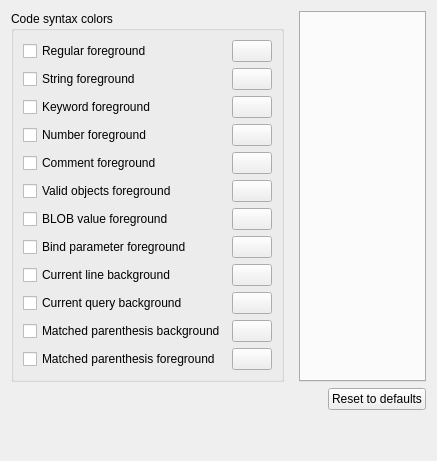
         <widget class="QWidget" name="codeColorsPage">
          <layout class="QGridLayout" name="gridLayout_6">
           <property name="horizontalSpacing">
            <number>15</number>
           </property>
           <item row="0" column="2">
            <widget class="QTabWidget" name="codeColorsPreviewTabWidget"/>
           </item>
           <item row="2" column="0" colspan="3">
            <spacer name="codeColorsSpacer">
             <property name="orientation">
              <enum>Qt::Vertical</enum>
             </property>
             <property name="sizeHint" stdset="0">
              <size>
               <width>20</width>
               <height>40</height>
              </size>
             </property>
            </spacer>
           </item>
           <item row="0" column="0" colspan="2">
            <widget class="QGroupBox" name="commonCodeColorsGroup">
             <property name="sizePolicy">
              <sizepolicy hsizetype="Preferred" vsizetype="Expanding">
               <horstretch>0</horstretch>
               <verstretch>0</verstretch>
              </sizepolicy>
             </property>
             <property name="title">
              <string>Code syntax colors</string>
             </property>
             <layout class="QGridLayout" name="gridLayout_3">
              <item row="3" column="0">
               <widget class="QCheckBox" name="keywordFgCheck">
                <property name="text">
                 <string>Keyword foreground</string>
                </property>
                <property name="cfg" stdset="0">
                 <string notr="true">Colors.SyntaxKeywordFgCustom</string>
                </property>
               </widget>
              </item>
              <item row="0" column="1">
               <widget class="ColorButton" name="regularFgBtn">
                <property name="maximumSize">
                 <size>
                  <width>50</width>
                  <height>16777215</height>
                 </size>
                </property>
                <property name="text">
                 <string notr="true"/>
                </property>
                <property name="cfg" stdset="0">
                 <string notr="true">Colors.SyntaxForeground</string>
                </property>
               </widget>
              </item>
              <item row="11" column="1">
               <widget class="ColorButton" name="blobFgBtn">
                <property name="maximumSize">
                 <size>
                  <width>50</width>
                  <height>16777215</height>
                 </size>
                </property>
                <property name="text">
                 <string notr="true"/>
                </property>
                <property name="cfg" stdset="0">
                 <string notr="true">Colors.SyntaxBlobFg</string>
                </property>
               </widget>
              </item>
              <item row="3" column="1">
               <widget class="ColorButton" name="keywordFgBtn">
                <property name="maximumSize">
                 <size>
                  <width>50</width>
                  <height>16777215</height>
                 </size>
                </property>
                <property name="text">
                 <string notr="true"/>
                </property>
                <property name="cfg" stdset="0">
                 <string notr="true">Colors.SyntaxKeywordFg</string>
                </property>
               </widget>
              </item>
              <item row="9" column="1">
               <widget class="ColorButton" name="validObjectsFgBtn">
                <property name="maximumSize">
                 <size>
                  <width>50</width>
                  <height>16777215</height>
                 </size>
                </property>
                <property name="text">
                 <string notr="true"/>
                </property>
                <property name="cfg" stdset="0">
                 <string notr="true">Colors.SyntaxValidObject</string>
                </property>
               </widget>
              </item>
              <item row="7" column="1">
               <widget class="ColorButton" name="commentFgBtn">
                <property name="maximumSize">
                 <size>
                  <width>50</width>
                  <height>16777215</height>
                 </size>
                </property>
                <property name="text">
                 <string notr="true"/>
                </property>
                <property name="cfg" stdset="0">
                 <string notr="true">Colors.SyntaxCommentFg</string>
                </property>
               </widget>
              </item>
              <item row="0" column="0">
               <widget class="QCheckBox" name="regularFgCheck">
                <property name="text">
                 <string>Regular foreground</string>
                </property>
                <property name="cfg" stdset="0">
                 <string notr="true">Colors.SyntaxForegroundCustom</string>
                </property>
               </widget>
              </item>
              <item row="7" column="0">
               <widget class="QCheckBox" name="commentFgCheck">
                <property name="text">
                 <string>Comment foreground</string>
                </property>
                <property name="cfg" stdset="0">
                 <string notr="true">Colors.SyntaxCommentFgCustom</string>
                </property>
               </widget>
              </item>
              <item row="5" column="1">
               <widget class="ColorButton" name="numberFgBtn">
                <property name="maximumSize">
                 <size>
                  <width>50</width>
                  <height>16777215</height>
                 </size>
                </property>
                <property name="text">
                 <string notr="true"/>
                </property>
                <property name="cfg" stdset="0">
                 <string notr="true">Colors.SyntaxNumberFg</string>
                </property>
               </widget>
              </item>
              <item row="5" column="0">
               <widget class="QCheckBox" name="numberFgCheck">
                <property name="text">
                 <string>Number foreground</string>
                </property>
                <property name="cfg" stdset="0">
                 <string notr="true">Colors.SyntaxNumberFgCustom</string>
                </property>
               </widget>
              </item>
              <item row="19" column="1">
               <widget class="ColorButton" name="matchedParBgBtn">
                <property name="maximumSize">
                 <size>
                  <width>50</width>
                  <height>16777215</height>
                 </size>
                </property>
                <property name="text">
                 <string notr="true"/>
                </property>
                <property name="cfg" stdset="0">
                 <string notr="true">Colors.SyntaxParenthesisBg</string>
                </property>
               </widget>
              </item>
              <item row="9" column="0">
               <widget class="QCheckBox" name="validObjectsFkCheck">
                <property name="text">
                 <string>Valid objects foreground</string>
                </property>
                <property name="cfg" stdset="0">
                 <string notr="true">Colors.SyntaxValidObjectCustom</string>
                </property>
               </widget>
              </item>
              <item row="1" column="1">
               <widget class="ColorButton" name="stringFgBtn">
                <property name="maximumSize">
                 <size>
                  <width>50</width>
                  <height>16777215</height>
                 </size>
                </property>
                <property name="text">
                 <string notr="true"/>
                </property>
                <property name="cfg" stdset="0">
                 <string notr="true">Colors.SyntaxStringFg</string>
                </property>
               </widget>
              </item>
              <item row="17" column="1">
               <widget class="ColorButton" name="currQueryBgBtn">
                <property name="maximumSize">
                 <size>
                  <width>50</width>
                  <height>16777215</height>
                 </size>
                </property>
                <property name="toolTip">
                 <string>&lt;html&gt;&lt;head/&gt;&lt;body&gt;&lt;p&gt;You can disable current query highlighting entirely on the General settings page.&lt;/p&gt;&lt;/body&gt;&lt;/html&gt;</string>
                </property>
                <property name="text">
                 <string notr="true"/>
                </property>
                <property name="cfg" stdset="0">
                 <string notr="true">Colors.SyntaxCurrentQueryBg</string>
                </property>
               </widget>
              </item>
              <item row="11" column="0">
               <widget class="QCheckBox" name="blobFgCheck">
                <property name="text">
                 <string>BLOB value foreground</string>
                </property>
                <property name="cfg" stdset="0">
                 <string notr="true">Colors.SyntaxBlobFgCustom</string>
                </property>
               </widget>
              </item>
              <item row="1" column="0">
               <widget class="QCheckBox" name="stringFgCheck">
                <property name="text">
                 <string>String foreground</string>
                </property>
                <property name="cfg" stdset="0">
                 <string notr="true">Colors.SyntaxStringFgCustom</string>
                </property>
               </widget>
              </item>
              <item row="15" column="1">
               <widget class="ColorButton" name="currLineBgBtn">
                <property name="maximumSize">
                 <size>
                  <width>50</width>
                  <height>16777215</height>
                 </size>
                </property>
                <property name="text">
                 <string notr="true"/>
                </property>
                <property name="cfg" stdset="0">
                 <string notr="true">Colors.SyntaxCurrentLineBg</string>
                </property>
               </widget>
              </item>
              <item row="21" column="1">
               <widget class="ColorButton" name="matchedParFgBtn">
                <property name="text">
                 <string notr="true"/>
                </property>
                <property name="cfg" stdset="0">
                 <string notr="true">Colors.SyntaxParenthesisFg</string>
                </property>
               </widget>
              </item>
              <item row="13" column="0">
               <widget class="QCheckBox" name="bindParamFgCheck">
                <property name="text">
                 <string>Bind parameter foreground</string>
                </property>
                <property name="cfg" stdset="0">
                 <string notr="true">Colors.SyntaxBindParamFgCustom</string>
                </property>
               </widget>
              </item>
              <item row="13" column="1">
               <widget class="ColorButton" name="bindParamFgBtn">
                <property name="maximumSize">
                 <size>
                  <width>50</width>
                  <height>16777215</height>
                 </size>
                </property>
                <property name="text">
                 <string notr="true"/>
                </property>
                <property name="cfg" stdset="0">
                 <string notr="true">Colors.SyntaxBindParamFg</string>
                </property>
               </widget>
              </item>
              <item row="15" column="0">
               <widget class="QCheckBox" name="currLineBgCheck">
                <property name="text">
                 <string>Current line background</string>
                </property>
                <property name="cfg" stdset="0">
                 <string notr="true">Colors.SyntaxCurrentLineBgCustom</string>
                </property>
               </widget>
              </item>
              <item row="17" column="0">
               <widget class="QCheckBox" name="currQueryBgCheck">
                <property name="text">
                 <string>Current query background</string>
                </property>
                <property name="cfg" stdset="0">
                 <string notr="true">Colors.SyntaxCurrentQueryBgCustom</string>
                </property>
               </widget>
              </item>
              <item row="19" column="0">
               <widget class="QCheckBox" name="matchedParBgCheck">
                <property name="text">
                 <string>Matched parenthesis background</string>
                </property>
                <property name="cfg" stdset="0">
                 <string notr="true">Colors.SyntaxParenthesisBgCustom</string>
                </property>
               </widget>
              </item>
              <item row="21" column="0">
               <widget class="QCheckBox" name="matchedParFgCheck">
                <property name="text">
                 <string>Matched parenthesis foreground</string>
                </property>
                <property name="cfg" stdset="0">
                 <string notr="true">Colors.SyntaxParenthesisFgCustom</string>
                </property>
               </widget>
              </item>
             </layout>
            </widget>
           </item>
           <item row="1" column="0" colspan="3">
            <widget class="QFrame" name="frame">
             <property name="frameShape">
              <enum>QFrame::NoFrame</enum>
             </property>
             <property name="frameShadow">
              <enum>QFrame::Raised</enum>
             </property>
             <layout class="QHBoxLayout" name="horizontalLayout_3">
              <property name="spacing">
               <number>0</number>
              </property>
              <property name="leftMargin">
               <number>0</number>
              </property>
              <property name="topMargin">
               <number>0</number>
              </property>
              <property name="rightMargin">
               <number>0</number>
              </property>
              <property name="bottomMargin">
               <number>0</number>
              </property>
              <item alignment="Qt::AlignRight">
               <widget class="QPushButton" name="codeColorsResetBtn">
                <property name="text">
                 <string>Reset to defaults</string>
                </property>
               </widget>
              </item>
             </layout>
            </widget>
           </item>
          </layout>
         </widget>
